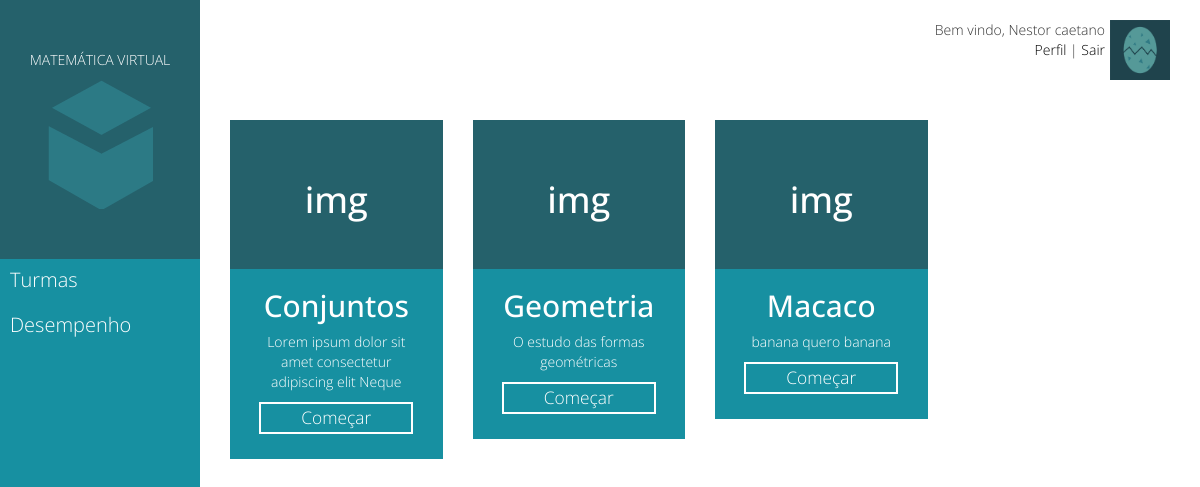
The app's page /source/index.php (signed in) with its own data.
### tables this page shows
CREATE TABLE `materias` (
  `id` int(11) NOT NULL,
  `nome` varchar(40) NOT NULL,
  `descricao` varchar(60) NOT NULL
);

### source/index.php (the view, shortened to what this page needs)
<!DOCTYPE html>
	<html>
		<head>
			<link rel="stylesheet" type="text/css" href="css/bootstrap.min.css">
			<link rel="stylesheet" href="css/css.css">
		</head>
		<body onresize="fun()" onload="fun()">
			<div id="containerAll">
			<div class="container-fluid">
				<div class="row" id="containerConteudo">
					<div class="col-md-2" id="containerSidebar">
						<div id="sidebar">
							<a href="index.html" id="home">
								<div id="containerIcone">
									MATEMÁTICA VIRTUAL
									<div id="logo"></div>
								</div>
							</a>
							<ul id="listaSidebar">
								<div id="menuItens">
									<li class="dropdown">
										<a href="turma.php">Turmas</a>
									<li>
										<a href="desempenho.php">Desempenho</a>
									</li>
								</div>
							</ul>
						</div>
					</div>
					<div class="col-md-10" id="containerCards">
						<div class="row">
							<?php if (!isset($_SESSION['usuarioId'])) {
								echo "<div id=\"cardLogar\" onmouseover=\"mostrarLogin()\" onmouseout=\"esconderLogin()\">
								<a href=\"#\"><div id=\"botaoLogin\">Fazer login</div></a>
								<div id=\"formLogin\">
									<form action=\"validacao.php\" method=\"POST\">
										Usuário
										<input type=\"text\" id=\"usuarioLogar\" name=\"usuario\">
										Senha
										<input type=\"password\" id=\"senhaLogar\" name=\"senha\">
										<div id=\"formLoginCadastro\"><a href=\"cadastroForm.php\">Cadastre-se</a></div><button id=\"botaoLogar\" type=\"submit\">Entrar</button>
									</form>
								</div>
							</div>";
							}
							else{
								echo "<div id=\"cardPerfil\">
								<div id=\"fotoPerfil\">
									<img src=\"css/imagens/perfil.png\">
								</div>
								<div id=\"textoPerfil\">
									Bem vindo, ";
									echo $_SESSION['usuarioNome'];
									echo "<br>
									<a href=\"perfil.html\">Perfil</a> | <a href=\"logout.php\">Sair</a>
								</div>
							</div>";
							}
							?>
						</div>
						<div class="row">
						<?php
							$sql = "SELECT * FROM materias";
							$select = mysql_query($sql);
							while($row = mysql_fetch_assoc($select)) {
								echo "<div class=\"col-md-3 col-sm-4 col-xs-12\">
									<div class=\"cardConteudo\">
										<div class=\"imgPlaceholder\">
											<h1>img</h1>
										</div>
										<form action=\"exercicios.php\" method=\"post\">
										<h2>".$row['nome']."</h2>
										<div class=\"textoCard\">
											<p>
												".$row['descricao']."
											</p>
										</div>
										<input type=\"hidden\" value=\"".$row['nome']."\" name=\"nomeAssunto\">
										<a href=\"exercicios.php\">
											<input type=\"submit\" class=\"botaoComecar\" value=\"Começar\">
										</a>
										</form>
									</div>
								</div>";
							}
						?>
						</div>
					</div>
				</div>
			</div>
			</div>
		</body>
	</html>

### source/css/css.css (style rules this page uses)
body { font-family: 'Open sans'; font-weight: 300; }
a { color: #fff; }
#containerAll { background-color: #1790a1; padding: 0px; }
#containerConteudo { padding: 0px; }
#containerSidebar { padding: 0px; }
#containerCards { padding-right: 45px; padding-left: 15px; padding-top: 10px; padding-bottom: 35px; background-color: #fff; float:right; min-height:102vh; }
[class*="col-"] { padding: 0px; }
#containerSidebar { position:fixed; }
#sidebar { color: #fff; background-color: #1790a1; margin: 0px; padding: 0px; }
#containerIcone { padding-top: 50px; padding-bottom: 50px; background-color: #25616b; width: 100%; color:#fff; text-align: center; }
#logo { background-image: url(imagens/LOGO.png); transition: 0.5s; width: 105px; height: 129px; margin-right:auto; margin-left:auto; margin-top: 10px; }
#home { text-decoration: none; }
#listaSidebar { margin: 0px; padding: 0px; }
#listaSidebar li { list-style-type: none; display: block; padding-left: 10px; padding-bottom:7px; padding-top:3px; font-size: 20px; transition: 0.5s; line-height: 35px; }
#listaSidebar li a { display: block; text-decoration: none; color: #fff; }
#cardPerfil { float: right; width: 100%; }
#cardPerfil a { color: #000; text-decoration:'none'; }
#textoPerfil { text-align: right; padding-top: 10px; }
#fotoPerfil { float: right; padding-top: 10px; margin-left: 5px; margin-bottom: 10px; }
#fotoPerfil img { width:60px; text-align: right; }
.cardConteudo { position:relative; margin-left: 30px; padding: 0px; margin-top: 30px; background-color: #1790a1; color: #fff; padding-bottom: 25px; text-align:center; }
.textoCard { padding-right: 20px; padding-left: 20px; }
.botaoComecar { border-width: 2px; border-style: solid; outline: none; padding-bottom: 2px; padding-right: 40px; padding-left: 40px; background-color:#1790a1; color: #fff; border-color: #fff; font-size: 13pt; transition: 0.2s; }
.imgPlaceholder { padding-top: 40px; padding-bottom: 40px; background-color: #25616b; width: 100%; }

### records on screen
materias: nome "Conjuntos", descricao "Lorem ipsum dolor sit amet consectetur adipiscing elit Neque"
materias: nome "Geometria", descricao "O estudo das formas geométricas"
materias: nome "Macaco", descricao "banana quero banana"

### other values on screen
$_SESSION['usuarioNome'] "Nestor caetano"
